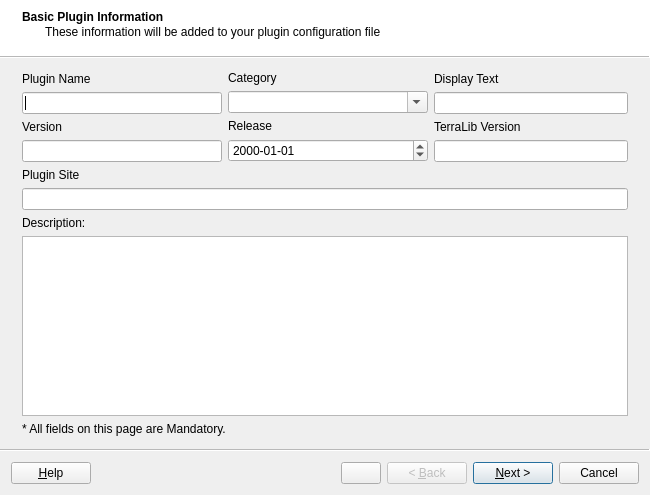
<?xml version="1.0" encoding="UTF-8"?>
<ui version="4.0">
 <class>PluginBuilderWizardForm</class>
 <widget class="QWizard" name="PluginBuilderWizardForm">
  <property name="geometry">
   <rect>
    <x>0</x>
    <y>0</y>
    <width>650</width>
    <height>495</height>
   </rect>
  </property>
  <property name="windowTitle">
   <string>Plugin Builder</string>
  </property>
  <property name="autoFillBackground">
   <bool>false</bool>
  </property>
  <property name="modal">
   <bool>true</bool>
  </property>
  <property name="wizardStyle">
   <enum>QWizard::ModernStyle</enum>
  </property>
  <property name="options">
   <set>QWizard::HaveCustomButton1|QWizard::HaveHelpButton|QWizard::IndependentPages</set>
  </property>
  <property name="subTitleFormat">
   <enum>Qt::AutoText</enum>
  </property>
  <widget class="QWizardPage" name="m_basicPluginInfoPage">
   <property name="title">
    <string>Basic Plugin Information</string>
   </property>
   <property name="subTitle">
    <string>These information will be added to your plugin configuration file</string>
   </property>
   <layout class="QGridLayout" name="gridLayout_12">
    <item row="0" column="0">
     <layout class="QGridLayout" name="gridLayout_11">
      <item row="0" column="0">
       <layout class="QGridLayout" name="gridLayout_10">
        <item row="0" column="0">
         <layout class="QGridLayout" name="gridLayout">
          <item row="0" column="0">
           <layout class="QVBoxLayout" name="verticalLayout_2">
            <item>
             <widget class="QLabel" name="label">
              <property name="text">
               <string>Plugin Name</string>
              </property>
             </widget>
            </item>
            <item>
             <widget class="QLineEdit" name="m_pluginNameLineEdit">
              <property name="minimumSize">
               <size>
                <width>200</width>
                <height>0</height>
               </size>
              </property>
             </widget>
            </item>
           </layout>
          </item>
          <item row="1" column="0">
           <layout class="QVBoxLayout" name="verticalLayout_3">
            <item>
             <widget class="QLabel" name="label_4">
              <property name="text">
               <string>Version</string>
              </property>
             </widget>
            </item>
            <item>
             <widget class="QLineEdit" name="m_pluginVersionLineEdit"/>
            </item>
           </layout>
          </item>
         </layout>
        </item>
        <item row="0" column="1">
         <layout class="QGridLayout" name="gridLayout_9">
          <item row="0" column="0">
           <layout class="QVBoxLayout" name="verticalLayout_7">
            <item>
             <widget class="QLabel" name="label_8">
              <property name="text">
               <string>Category</string>
              </property>
             </widget>
            </item>
            <item>
             <widget class="QComboBox" name="m_pluginCategoryComboBox">
              <property name="sizePolicy">
               <sizepolicy hsizetype="MinimumExpanding" vsizetype="Fixed">
                <horstretch>0</horstretch>
                <verstretch>0</verstretch>
               </sizepolicy>
              </property>
              <property name="minimumSize">
               <size>
                <width>200</width>
                <height>0</height>
               </size>
              </property>
              <property name="editable">
               <bool>true</bool>
              </property>
             </widget>
            </item>
           </layout>
          </item>
          <item row="1" column="0">
           <layout class="QVBoxLayout" name="verticalLayout_4">
            <item>
             <widget class="QLabel" name="label_5">
              <property name="text">
               <string>Release</string>
              </property>
             </widget>
            </item>
            <item>
             <widget class="QDateEdit" name="m_pluginReleaseDateTime">
              <property name="displayFormat">
               <string>yyyy-MM-dd</string>
              </property>
             </widget>
            </item>
           </layout>
          </item>
         </layout>
        </item>
        <item row="0" column="2">
         <layout class="QGridLayout" name="gridLayout_3">
          <item row="0" column="0">
           <layout class="QVBoxLayout" name="verticalLayout_8">
            <item>
             <widget class="QLabel" name="label_2">
              <property name="text">
               <string>Display Text</string>
              </property>
             </widget>
            </item>
            <item>
             <widget class="QLineEdit" name="m_pluginDisplayTextLineEdit"/>
            </item>
           </layout>
          </item>
          <item row="1" column="0">
           <layout class="QVBoxLayout" name="verticalLayout_6">
            <item>
             <widget class="QLabel" name="label_7">
              <property name="text">
               <string>TerraLib Version</string>
              </property>
             </widget>
            </item>
            <item>
             <widget class="QLineEdit" name="m_terralibVersionLineEdit"/>
            </item>
           </layout>
          </item>
         </layout>
        </item>
       </layout>
      </item>
      <item row="1" column="0">
       <layout class="QVBoxLayout" name="verticalLayout_14">
        <item>
         <widget class="QLabel" name="label_11">
          <property name="text">
           <string>Plugin Site</string>
          </property>
         </widget>
        </item>
        <item>
         <widget class="QLineEdit" name="m_pluginSiteLineEdit"/>
        </item>
       </layout>
      </item>
      <item row="2" column="0">
       <layout class="QVBoxLayout" name="verticalLayout">
        <item>
         <widget class="QLabel" name="label_3">
          <property name="text">
           <string>Description:</string>
          </property>
          <property name="scaledContents">
           <bool>false</bool>
          </property>
         </widget>
        </item>
        <item>
         <widget class="QTextEdit" name="m_pluginDescriptionTextEdit"/>
        </item>
       </layout>
      </item>
      <item row="3" column="0">
       <widget class="QLabel" name="label_15">
        <property name="text">
         <string>* All fields on this page are Mandatory.</string>
        </property>
       </widget>
      </item>
     </layout>
    </item>
   </layout>
  </widget>
  <widget class="QWizardPage" name="m_targuetLanguagePage">
   <property name="title">
    <string>Target Programming Language</string>
   </property>
   <property name="subTitle">
    <string>Select a programming language and set specific parameters.</string>
   </property>
   <layout class="QGridLayout" name="gridLayout_17">
    <item row="0" column="0">
     <layout class="QGridLayout" name="gridLayout_16">
      <item row="0" column="0">
       <widget class="QGroupBox" name="m_languageGroupBox">
        <property name="minimumSize">
         <size>
          <width>150</width>
          <height>0</height>
         </size>
        </property>
        <property name="title">
         <string>Language</string>
        </property>
        <widget class="QRadioButton" name="m_cPlusPlusLanguageRadioButton">
         <property name="geometry">
          <rect>
           <x>10</x>
           <y>30</y>
           <width>95</width>
           <height>20</height>
          </rect>
         </property>
         <property name="text">
          <string>C++</string>
         </property>
         <property name="checked">
          <bool>true</bool>
         </property>
        </widget>
       </widget>
      </item>
      <item row="0" column="1">
       <widget class="QGroupBox" name="groupBox_5">
        <property name="title">
         <string>Parameters</string>
        </property>
        <layout class="QGridLayout" name="gridLayout_15">
         <item row="0" column="0">
          <widget class="QStackedWidget" name="stackedWidget">
           <property name="currentIndex">
            <number>0</number>
           </property>
           <widget class="QWidget" name="page">
            <layout class="QGridLayout" name="gridLayout_21">
             <item row="0" column="0">
              <layout class="QGridLayout" name="gridLayout_20">
               <item row="0" column="0">
                <layout class="QGridLayout" name="gridLayout_18">
                 <item row="0" column="0">
                  <widget class="QLabel" name="label_23">
                   <property name="text">
                    <string>Name Space</string>
                   </property>
                  </widget>
                 </item>
                 <item row="1" column="0">
                  <widget class="QLabel" name="label_24">
                   <property name="text">
                    <string>Macro Export</string>
                   </property>
                  </widget>
                 </item>
                </layout>
               </item>
               <item row="0" column="1">
                <layout class="QGridLayout" name="gridLayout_19">
                 <item row="0" column="0">
                  <widget class="QLineEdit" name="m_cPlusPlusNameSpaceLineEdit"/>
                 </item>
                 <item row="1" column="0">
                  <widget class="QLineEdit" name="m_cPlusPlusMacroExportLineEdit"/>
                 </item>
                </layout>
               </item>
              </layout>
             </item>
             <item row="1" column="0">
              <spacer name="verticalSpacer_3">
               <property name="orientation">
                <enum>Qt::Vertical</enum>
               </property>
               <property name="sizeHint" stdset="0">
                <size>
                 <width>20</width>
                 <height>40</height>
                </size>
               </property>
              </spacer>
             </item>
            </layout>
           </widget>
          </widget>
         </item>
        </layout>
       </widget>
      </item>
     </layout>
    </item>
   </layout>
  </widget>
  <widget class="QWizardPage" name="m_licenseAndProviderPage">
   <property name="title">
    <string>Plugin's License &amp; Provider</string>
   </property>
   <property name="subTitle">
    <string>Choose a license and fill some information about how people can contact plugin's provider</string>
   </property>
   <layout class="QGridLayout" name="gridLayout_5">
    <item row="2" column="0">
     <widget class="QGroupBox" name="groupBox">
      <property name="title">
       <string>Provider</string>
      </property>
      <layout class="QGridLayout" name="gridLayout_2">
       <item row="0" column="0">
        <layout class="QVBoxLayout" name="verticalLayout_11">
         <item>
          <widget class="QLabel" name="label_12">
           <property name="text">
            <string>Name</string>
           </property>
          </widget>
         </item>
         <item>
          <widget class="QLineEdit" name="m_pluginProviderNameLineEdit"/>
         </item>
        </layout>
       </item>
       <item row="1" column="0">
        <layout class="QVBoxLayout" name="verticalLayout_12">
         <item>
          <widget class="QLabel" name="label_13">
           <property name="text">
            <string>Site</string>
           </property>
          </widget>
         </item>
         <item>
          <widget class="QLineEdit" name="m_pluginProviderSiteLineEdit"/>
         </item>
        </layout>
       </item>
       <item row="2" column="0">
        <layout class="QVBoxLayout" name="verticalLayout_13">
         <item>
          <widget class="QLabel" name="label_14">
           <property name="text">
            <string>Email</string>
           </property>
          </widget>
         </item>
         <item>
          <widget class="QLineEdit" name="m_pluginProviderEmailLineEdit"/>
         </item>
        </layout>
       </item>
      </layout>
     </widget>
    </item>
    <item row="1" column="0">
     <layout class="QVBoxLayout" name="verticalLayout_10">
      <item>
       <widget class="QLabel" name="label_10">
        <property name="text">
         <string>License Site</string>
        </property>
       </widget>
      </item>
      <item>
       <widget class="QLineEdit" name="m_pluginLicenseSiteLineEdit"/>
      </item>
     </layout>
    </item>
    <item row="0" column="0">
     <layout class="QVBoxLayout" name="verticalLayout_9">
      <item>
       <widget class="QLabel" name="label_9">
        <property name="text">
         <string>License type</string>
        </property>
       </widget>
      </item>
      <item>
       <widget class="QComboBox" name="m_pluginLicenseComboBox">
        <property name="editable">
         <bool>true</bool>
        </property>
       </widget>
      </item>
     </layout>
    </item>
    <item row="4" column="0">
     <widget class="QLabel" name="label_18">
      <property name="text">
       <string>* All fields on this page are Mandatory.</string>
      </property>
     </widget>
    </item>
    <item row="3" column="0">
     <spacer name="verticalSpacer">
      <property name="orientation">
       <enum>Qt::Vertical</enum>
      </property>
      <property name="sizeHint" stdset="0">
       <size>
        <width>20</width>
        <height>40</height>
       </size>
      </property>
     </spacer>
    </item>
   </layout>
  </widget>
  <widget class="QWizardPage" name="m_pluginDependenciesPage">
   <property name="title">
    <string>Plugin Dependencies</string>
   </property>
   <property name="subTitle">
    <string>In order to have your plugin loaded, you must inform if your plugin depends on others</string>
   </property>
   <layout class="QGridLayout" name="m_pluginDependenciesGridLayout"/>
  </widget>
  <widget class="QWizardPage" name="m_categoryDependenciesPage">
   <property name="title">
    <string>Plugin Category Dependencies</string>
   </property>
   <property name="subTitle">
    <string>If your plugin must be loaded just afetr a certain cataegory of plugins, please, inform this</string>
   </property>
   <layout class="QGridLayout" name="m_categoryDependenciesGridLayout"/>
  </widget>
  <widget class="QWizardPage" name="m_moduleDependenciesPage">
   <property name="title">
    <string>Plugin Module Dependencies</string>
   </property>
   <property name="subTitle">
    <string>We need to know what modules are used by your plugin in order to automatically start them before your plugin gets run</string>
   </property>
   <layout class="QGridLayout" name="m_moduleDependenciesGridLayout"/>
  </widget>
  <widget class="QWizardPage" name="m_resourcesPage">
   <property name="title">
    <string>Plugin Resources</string>
   </property>
   <property name="subTitle">
    <string>Please, inform resources that must be bundled with your plugin</string>
   </property>
   <layout class="QGridLayout" name="m_resourcesGridLayout"/>
  </widget>
  <widget class="QWizardPage" name="m_parametersPage">
   <property name="title">
    <string>Plugin Parameters</string>
   </property>
   <property name="subTitle">
    <string>Some plugins need a default configuration in order to run</string>
   </property>
   <layout class="QGridLayout" name="m_parametersGridLayout"/>
  </widget>
  <widget class="QWizardPage" name="m_pluginTargetLocationPage">
   <property name="title">
    <string>Plugin Target Location</string>
   </property>
   <property name="subTitle">
    <string>Please, inform where to store the default files for your new plugin</string>
   </property>
   <layout class="QGridLayout" name="gridLayout_8">
    <item row="0" column="0">
     <layout class="QGridLayout" name="gridLayout_7">
      <item row="0" column="0">
       <widget class="QGroupBox" name="groupBox_2">
        <property name="title">
         <string>TerraLib</string>
        </property>
        <layout class="QGridLayout" name="gridLayout_6">
         <item row="0" column="0">
          <layout class="QGridLayout" name="gridLayout_4">
           <item row="0" column="0">
            <layout class="QVBoxLayout" name="verticalLayout_29">
             <item>
              <widget class="QLabel" name="label_19">
               <property name="text">
                <string>Include Directory</string>
               </property>
              </widget>
             </item>
             <item>
              <layout class="QHBoxLayout" name="horizontalLayout_11">
               <item>
                <widget class="QLineEdit" name="m_terralibIncludeDirLineEdit"/>
               </item>
               <item>
                <widget class="QToolButton" name="m_terraLibIncludeDirToolButton">
                 <property name="enabled">
                  <bool>true</bool>
                 </property>
                 <property name="sizePolicy">
                  <sizepolicy hsizetype="Preferred" vsizetype="Preferred">
                   <horstretch>0</horstretch>
                   <verstretch>0</verstretch>
                  </sizepolicy>
                 </property>
                 <property name="minimumSize">
                  <size>
                   <width>24</width>
                   <height>0</height>
                  </size>
                 </property>
                 <property name="maximumSize">
                  <size>
                   <width>0</width>
                   <height>16777215</height>
                  </size>
                 </property>
                 <property name="text">
                  <string>...</string>
                 </property>
                </widget>
               </item>
              </layout>
             </item>
            </layout>
           </item>
           <item row="1" column="0">
            <layout class="QVBoxLayout" name="verticalLayout_30">
             <item>
              <widget class="QLabel" name="label_20">
               <property name="text">
                <string>Cmake Configure Files Directory</string>
               </property>
              </widget>
             </item>
             <item>
              <layout class="QHBoxLayout" name="horizontalLayout_12">
               <item>
                <widget class="QLineEdit" name="m_terralibCmakeDirLineEdit"/>
               </item>
               <item>
                <widget class="QToolButton" name="m_terraLibCmakeDirToolButton">
                 <property name="enabled">
                  <bool>true</bool>
                 </property>
                 <property name="sizePolicy">
                  <sizepolicy hsizetype="Preferred" vsizetype="Preferred">
                   <horstretch>0</horstretch>
                   <verstretch>0</verstretch>
                  </sizepolicy>
                 </property>
                 <property name="minimumSize">
                  <size>
                   <width>24</width>
                   <height>0</height>
                  </size>
                 </property>
                 <property name="maximumSize">
                  <size>
                   <width>0</width>
                   <height>16777215</height>
                  </size>
                 </property>
                 <property name="text">
                  <string>...</string>
                 </property>
                </widget>
               </item>
              </layout>
             </item>
            </layout>
           </item>
          </layout>
         </item>
        </layout>
       </widget>
      </item>
      <item row="1" column="0">
       <widget class="QGroupBox" name="groupBox_3">
        <property name="title">
         <string>Plugin</string>
        </property>
        <layout class="QGridLayout" name="gridLayout_14">
         <item row="0" column="0">
          <layout class="QGridLayout" name="gridLayout_13">
           <item row="0" column="0">
            <layout class="QVBoxLayout" name="verticalLayout_26">
             <item>
              <widget class="QLabel" name="label_16">
               <property name="text">
                <string>Source Code Location</string>
               </property>
              </widget>
             </item>
             <item>
              <layout class="QHBoxLayout" name="horizontalLayout_8">
               <item>
                <widget class="QLineEdit" name="m_sourceCodeLocationLineEdit"/>
               </item>
               <item>
                <widget class="QToolButton" name="m_sourceCodeLocationToolButton">
                 <property name="enabled">
                  <bool>true</bool>
                 </property>
                 <property name="sizePolicy">
                  <sizepolicy hsizetype="Preferred" vsizetype="Preferred">
                   <horstretch>0</horstretch>
                   <verstretch>0</verstretch>
                  </sizepolicy>
                 </property>
                 <property name="minimumSize">
                  <size>
                   <width>24</width>
                   <height>0</height>
                  </size>
                 </property>
                 <property name="maximumSize">
                  <size>
                   <width>0</width>
                   <height>16777215</height>
                  </size>
                 </property>
                 <property name="text">
                  <string>...</string>
                 </property>
                </widget>
               </item>
              </layout>
             </item>
            </layout>
           </item>
           <item row="1" column="0">
            <layout class="QVBoxLayout" name="verticalLayout_27">
             <item>
              <widget class="QLabel" name="label_17">
               <property name="text">
                <string>Build Location</string>
               </property>
              </widget>
             </item>
             <item>
              <layout class="QHBoxLayout" name="horizontalLayout_9">
               <item>
                <widget class="QLineEdit" name="m_buildLocationLineEdit"/>
               </item>
               <item>
                <widget class="QToolButton" name="m_buildLocationToolButton">
                 <property name="enabled">
                  <bool>true</bool>
                 </property>
                 <property name="sizePolicy">
                  <sizepolicy hsizetype="Preferred" vsizetype="Preferred">
                   <horstretch>0</horstretch>
                   <verstretch>0</verstretch>
                  </sizepolicy>
                 </property>
                 <property name="minimumSize">
                  <size>
                   <width>24</width>
                   <height>0</height>
                  </size>
                 </property>
                 <property name="maximumSize">
                  <size>
                   <width>0</width>
                   <height>16777215</height>
                  </size>
                 </property>
                 <property name="text">
                  <string>...</string>
                 </property>
                </widget>
               </item>
              </layout>
             </item>
            </layout>
           </item>
          </layout>
         </item>
        </layout>
       </widget>
      </item>
     </layout>
    </item>
    <item row="2" column="0">
     <widget class="QLabel" name="label_21">
      <property name="text">
       <string>* All fields on this page are Mandatory.</string>
      </property>
     </widget>
    </item>
    <item row="1" column="0">
     <spacer name="verticalSpacer_2">
      <property name="orientation">
       <enum>Qt::Vertical</enum>
      </property>
      <property name="sizeHint" stdset="0">
       <size>
        <width>20</width>
        <height>40</height>
       </size>
      </property>
     </spacer>
    </item>
   </layout>
  </widget>
 </widget>
 <tabstops>
  <tabstop>m_pluginNameLineEdit</tabstop>
  <tabstop>m_pluginCategoryComboBox</tabstop>
  <tabstop>m_pluginDisplayTextLineEdit</tabstop>
  <tabstop>m_pluginVersionLineEdit</tabstop>
  <tabstop>m_pluginReleaseDateTime</tabstop>
  <tabstop>m_terralibVersionLineEdit</tabstop>
  <tabstop>m_pluginSiteLineEdit</tabstop>
  <tabstop>m_pluginDescriptionTextEdit</tabstop>
  <tabstop>m_cPlusPlusLanguageRadioButton</tabstop>
  <tabstop>m_cPlusPlusNameSpaceLineEdit</tabstop>
  <tabstop>m_cPlusPlusMacroExportLineEdit</tabstop>
  <tabstop>m_pluginLicenseComboBox</tabstop>
  <tabstop>m_pluginLicenseSiteLineEdit</tabstop>
  <tabstop>m_pluginProviderNameLineEdit</tabstop>
  <tabstop>m_pluginProviderSiteLineEdit</tabstop>
  <tabstop>m_pluginProviderEmailLineEdit</tabstop>
  <tabstop>m_terralibIncludeDirLineEdit</tabstop>
  <tabstop>m_terraLibIncludeDirToolButton</tabstop>
  <tabstop>m_terralibCmakeDirLineEdit</tabstop>
  <tabstop>m_terraLibCmakeDirToolButton</tabstop>
  <tabstop>m_sourceCodeLocationLineEdit</tabstop>
  <tabstop>m_sourceCodeLocationToolButton</tabstop>
  <tabstop>m_buildLocationLineEdit</tabstop>
  <tabstop>m_buildLocationToolButton</tabstop>
 </tabstops>
 <resources/>
 <connections/>
</ui>
